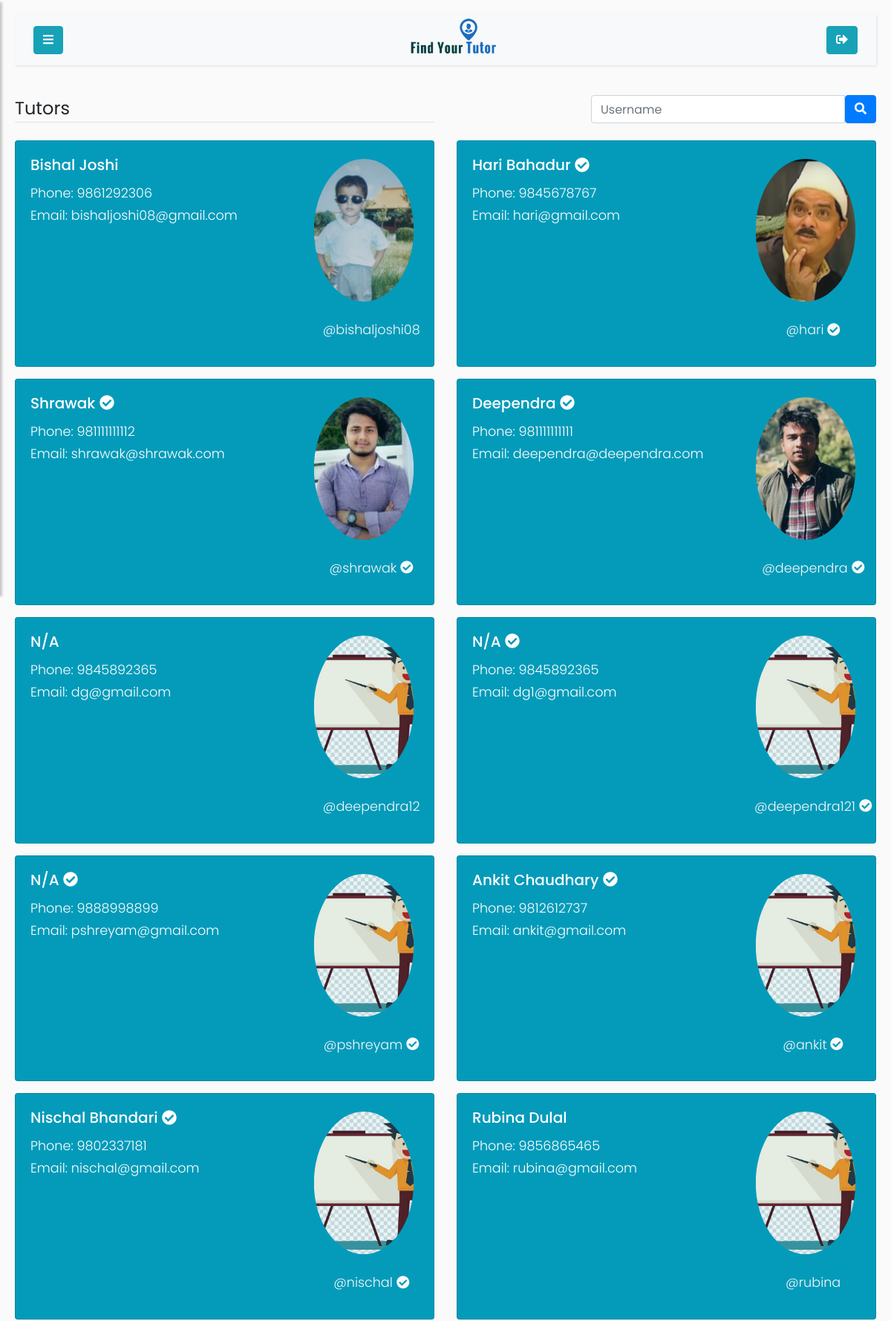
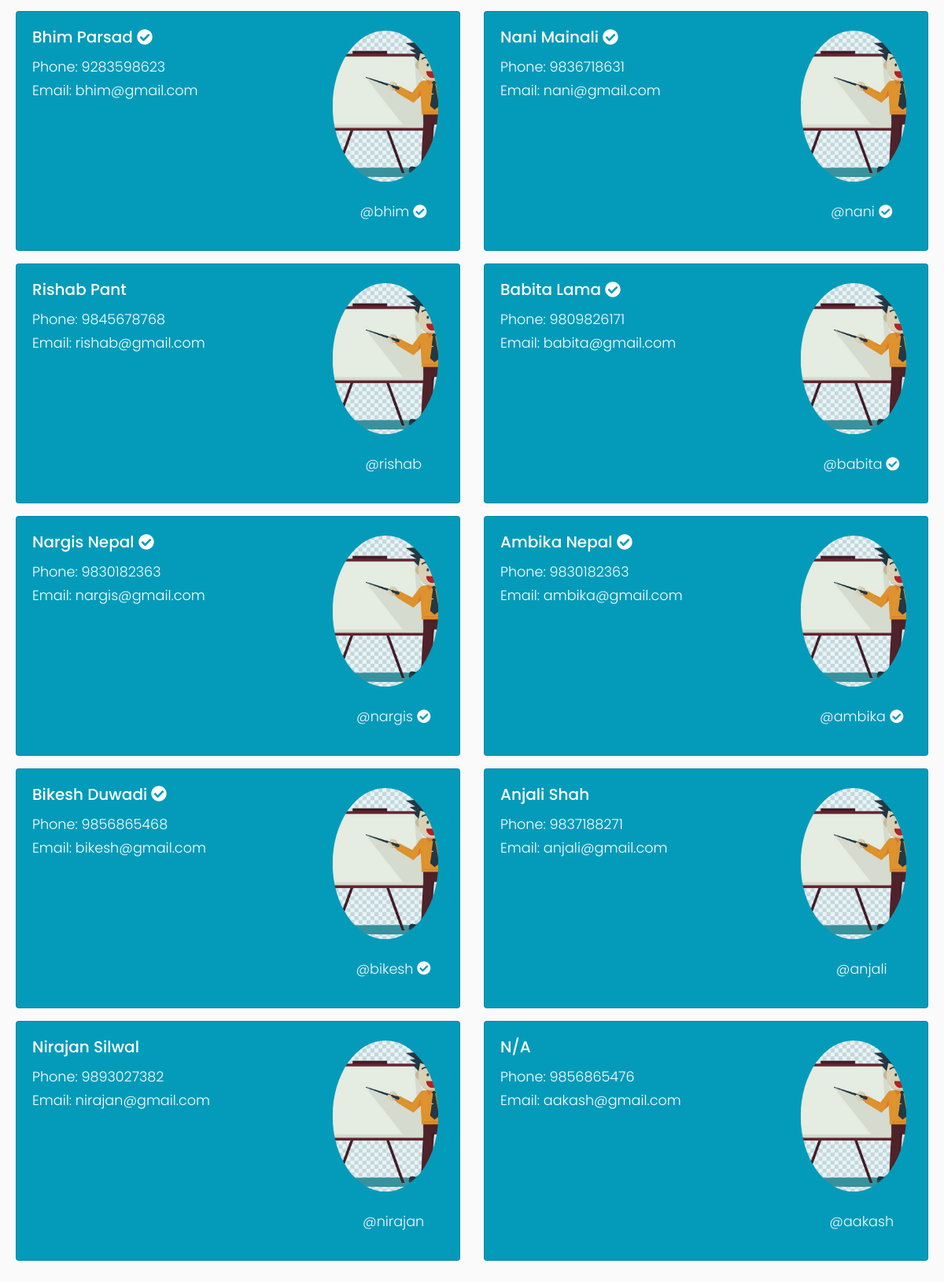
Screenshot of /student/search-tutors (signed in) with the database file from the repository (2 pictures, top to bottom).
### app/models.py (models this page shows, shortened)
class User(UserMixin, db.Model):
    id = db.Column(db.Integer, primary_key=True)
    username = db.Column(db.String(64), index=True, unique=True)
    email = db.Column(db.String(64), index=True, unique=True)
    hash_password = db.Column(db.String(120))
    role = db.Column(db.String(7), index=True)
    confirmed_account = db.Column(db.Boolean, default=False)
    student = db.relationship('Student', backref='base', uselist=False, cascade="all, delete")
    tutor = db.relationship('Tutor', backref='base', uselist=False, cascade="all, delete")
    location = db.relationship('Location', backref='User', uselist=False, cascade="all, delete")
    mycourse = db.relationship('Mycourse', backref='User', cascade="all, delete")
    followed = db.relationship(
        'User',secondary=followers,
        primaryjoin=(followers.c.follower_id==id),
        secondaryjoin=(followers.c.followed_id==id),
        backref=db.backref('followers', lazy='dynamic'), lazy='dynamic'
    )

class Tutor(db.Model):
    phone = db.Column(db.String(10))
    user_id = db.Column(db.Integer, db.ForeignKey('user.id'), primary_key = True,)
    full_name = db.Column(db.String(64))
    state = db.Column(db.String(64))
    district = db.Column(db.String(64))
    municipality = db.Column(db.String(64))
    ward_no = db.Column(db.Integer)
    date_of_birth = db.Column(db.String(64))
    profile_pic = db.Column(db.String(255))
    description = db.Column(db.String(250))
    account_verification_status = db.Column(db.Boolean, default=False)
    experience = db.relationship('Experience', backref='Tutor', uselist=True ,cascade="all, delete")
    qualification = db.relationship('Qualification', backref='Tutor', uselist=True ,cascade="all, delete")
    achievement = db.relationship('Achievement', backref='Tutor', uselist=True ,cascade="all, delete")

### app/routes.py (the view)
@app.route('/student/search-tutors', methods=['POST', 'GET'])
@login_required
def search_tutors():
    if current_user.is_authenticated and current_user.role == 'admin':
        return redirect('/admin')
    username = request.args.get('username', '').lower()
    tutor_list = User.query.filter_by(role="tutor").all()
    if username:
        tutor_list = User.query.filter_by(username=username).filter_by(role='tutor').all()
    user = User.query.filter_by(username=current_user.username).first()
    if user.username == current_user.username and not is_tutor(user):
        student = Student.query.filter_by(user_id=user.id).first()
        return render_template('search-tutors.html', profilepic= fetch_profile_pic(student),
        user=user, tutors=tutor_list)
    elif user.username == current_user.username and is_tutor(user):
        return redirect(url_for('tutor_followers'))

### app/models.py (called while the page is built)
@login_manager.user_loader
def load_user(id):
    return User.query.get(int(id))

### app/routes.py (called while the page is built)
def is_tutor(user):
    if user.role == 'tutor':
        return True
    elif user.role == 'student':
        return False
    elif user.role == 'admin':
        return False

def fetch_profile_pic(user_obj):
    try:
        pic_name_from_db = getattr(user_obj, 'profile_pic')
        picture_path = os.path.join(app.root_path, 'static/profile_pics')
        if pic_name_from_db in os.listdir(picture_path):
            profile_pic = url_for('static',filename='profile_pics/' + pic_name_from_db)
            return profile_pic
        return fetch_default_profile_pic(user_obj)
    except:
        return fetch_default_profile_pic(user_obj)

### app/templates/search-tutors.html (shortened to what this page needs)
{% extends 'student.html' %}
{% block content %}
    <div class='row'>
        <div class="col-md-6">
            <legend class="border-bottom mb-4 ">
                Tutors
            </legend>
        </div>
        <div class="col-md-6">
            <form action='' method="GET" style='float:right;'>
                <div class='input-group'>
                    <input class='form-control' type='text' placeholder="Username" name ="username">
                    <span>
                        <button type="submit" class= "btn btn-primary" value="" >
                            <i class="fas fa-search" ></i>
                        </button>
                    </span>
                </div>
            </form>
        </div>
    </div>
    <div class='row'>
        {% if tutors %}
            {% for tutor in tutors %}
                    <div class="col-md-6 mb-3 ">
                        <div class="card h-100" >
                            <div class="row flex-column-reverse flex-sm-row">
                                <div class="col-md-8" ">
                                    <div class="card-body">
                                        <h5 class="card-title" >
                                            <a href="{{ url_for('profile', username=tutor.username) }}">
                                                {{ tutor.tutor.full_name or 'N/A' }}
                                            </a>
                                            {% if tutor.role=="tutor" and tutor.tutor.account_verification_status %}
                                                        <i class="fas fa-check-circle"></i>
                                            {% endif %}
                                        </h5>
                                        <p class="card-text">
                                            Phone: {{ tutor.tutor.phone or 'N/A' }}
                                            <br>
                                            Email:
                                            {{ tutor.email or 'N/A' }}
                                        </p>
                                    </div>
                                </div>
                                <div class="col-md-4 img-responsive mx-auto d-block" style="margin:auto;text-align:center">
                                    <a href="{{ url_for('profile', username=tutor.username)}}" data-toggle="tooltip" title="Click here!">
                                        {% if tutor.tutor.profile_pic %}
                                            <img src="{{url_for('static',filename='profile_pics/'+tutor.tutor.profile_pic)}}" class="img-responsive rounded-circle img-fluid mx-auto d-block" id="tutor_profile_pic" >
                                        {% else %}
                                            <img src="{{url_for('static',filename='profile_pics/tutor.jpg')}}" class="img-responsive rounded-circle img-fluid mx-auto d-block" id="tutor_profile_pic" >
                                        {% endif %}
                                    </a>
                                    <p class="text-light">
                                        @{{ tutor.username }}
                                        {% if tutor.role=="tutor" and tutor.tutor.account_verification_status %}
                                            <i class="fas fa-check-circle"></i>
                                        {% endif %}
                                    </p>
                                </div>
                            </div>
                        </div>
                    </div>
            {% endfor %}
        {% else %}
            <div class="col-md-12">
                <p>Tutor with that username not found!</p>
            </div>
        {% endif %}
    </div>
{% endblock %}

### app/templates/student.html (shortened to what this page needs)
{% extends "extends/base-user.html" %}

### app/templates/extends/base-user.html (shortened to what this page needs)
<!DOCTYPE html>
<html>
<head>
    <link rel="stylesheet" href="https://stackpath.bootstrapcdn.com/bootstrap/4.1.0/css/bootstrap.min.css">
    <link rel="stylesheet" href="https://cdnjs.cloudflare.com/ajax/libs/malihu-custom-scrollbar-plugin/3.1.5/jquery.mCustomScrollbar.min.css">
</head>
<body>
    <div class ='wrapper'>
        <div id='content'>
            <nav class="navbar navbar-expand-lg navbar-light bg-light">
                <div class="container-fluid">
                    <button type="button" id="sidebarCollapse" class="btn btn-info">
                        <i class="fa fa-bars"></i>
                    </button>
                    <a class="navbar-brand" href="{{url_for('home')}}">
                        <img class="image-responsive" style="width:120.5px;height:62px;margin:auto;"
                          src="{{url_for('static', filename='images/logo.png')}}" />
                    </a>
                    <a class="btn btn-info" href="{{url_for('logout')}}">
                        <i class="fas fa-sign-out-alt"></i>
                    </a>
                </div>
            </nav>
            {% block content %}{% endblock %}
        </div>
    </div>
</body>
</html>

### rows the page displays
User: tutor "Bishal Joshi", tutor "9861292306", email "bishaljoshi08@gmail.com", profile_pic (picture), username "bishaljoshi08"
User: tutor "Hari Bahadur", role "tutor" (drawn), tutor "9845678767", email "hari@gmail.com", profile_pic (picture), username "hari"
User: tutor "Shrawak", role "tutor" (drawn), tutor "981111111112", email "shrawak@shrawak.com", profile_pic (picture), username "shrawak"
User: tutor "Deependra", role "tutor" (drawn), tutor "981111111111", email "deependra@deependra.com", profile_pic (picture), username "deependra"
User: tutor "N/A", tutor "9845892365", email "dg@gmail.com", username "deependra12"
User: tutor "N/A", role "tutor" (drawn), tutor "9845892365", email "dg1@gmail.com", username "deependra121"
User: tutor "N/A", role "tutor" (drawn), tutor "9888998899", email "pshreyam@gmail.com", username "pshreyam"
User: tutor "Ankit Chaudhary", role "tutor" (drawn), tutor "9812612737", email "ankit@gmail.com", username "ankit"
User: tutor "Nischal Bhandari", role "tutor" (drawn), tutor "9802337181", email "nischal@gmail.com", username "nischal"
User: tutor "Rubina Dulal", tutor "9856865465", email "rubina@gmail.com", username "rubina"
User: tutor "Bhim Parsad", role "tutor" (drawn), tutor "9283598623", email "bhim@gmail.com", username "bhim"
User: tutor "Nani Mainali", role "tutor" (drawn), tutor "9836718631", email "nani@gmail.com", username "nani"
User: tutor "Rishab Pant", tutor "9845678768", email "rishab@gmail.com", username "rishab"
User: tutor "Babita Lama", role "tutor" (drawn), tutor "9809826171", email "babita@gmail.com", username "babita"
User: tutor "Nargis Nepal", role "tutor" (drawn), tutor "9830182363", email "nargis@gmail.com", username "nargis"
User: tutor "Ambika Nepal", role "tutor" (drawn), tutor "9830182363", email "ambika@gmail.com", username "ambika"
User: tutor "Bikesh Duwadi", role "tutor" (drawn), tutor "9856865468", email "bikesh@gmail.com", username "bikesh"
User: tutor "Anjali Shah", tutor "9837188271", email "anjali@gmail.com", username "anjali"
User: tutor "Nirajan Silwal", tutor "9893027382", email "nirajan@gmail.com", username "nirajan"
User: tutor "N/A", tutor "9856865476", email "aakash@gmail.com", username "aakash"
